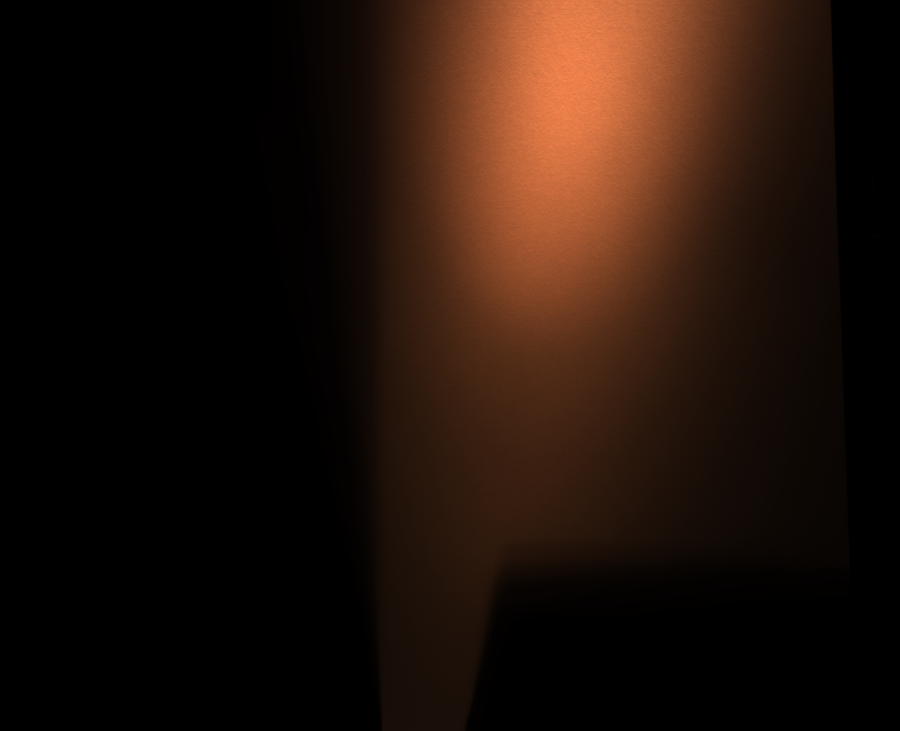
%> input picture colorIMG_light_region_white_CIE2degCMFs.tif, 900 x 731 px
$ octave advanced_tone_mapping.m   (GNU Octave 9; MATLAB toolbox functions it lacks are replaced by stand-ins)
%> lines starting %> are read from the running program, lines starting %| are printed output that depends on the picture
% this script gets tonemapping with a vertical cut

close all;
% clear all;
white_map = imread("colorIMG_light_region_white_CIE2degCMFs.tif");
%> white_map is the input picture: size 731x900x3 uint16; mean R, G, B 6946.3, 3751.7, 2113.3
white_map = white_map(:,133:774,:);
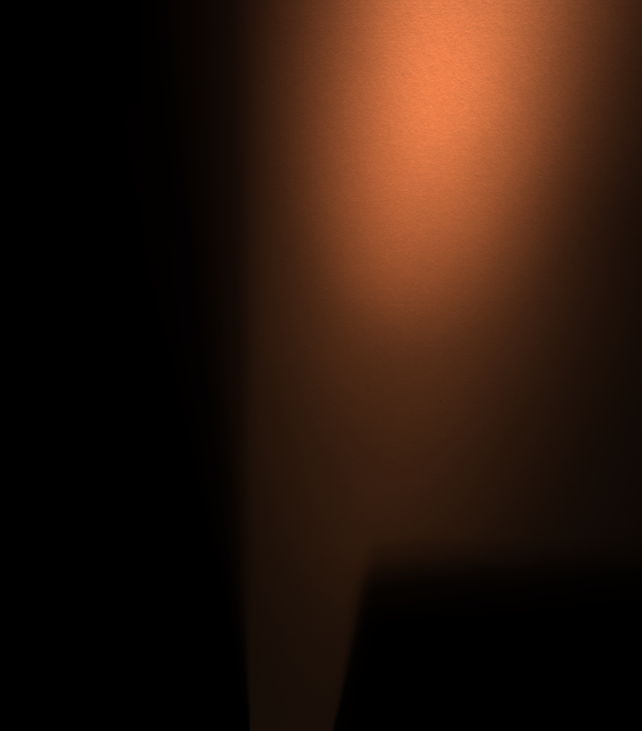
%> white_map: size 731x642x3 uint16; mean R, G, B 9348.8, 5046, 2838.9; drawn with min black and max white
% image = imread('image_for_TMO_Reinhard_CC.png');

% new_image = zeros(size(image));

%Convert the RGB image to a grayscale image and display it.
white_gray = rgb2gray(white_map);
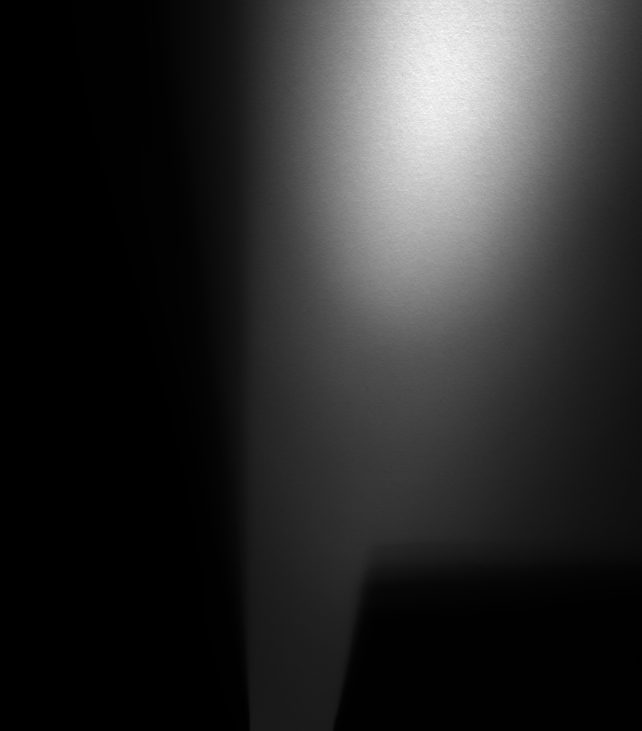
%> white_gray: size 731x642 uint16; min 17, max 34929, mean 6080.6; drawn with min black and max white

%Calculate two threshold levels.
thresh = multithresh(white_gray,2);
%> thresh = [5083 16720]

% [8 lines of commented-out code are left out]

%> (the run ends here)
